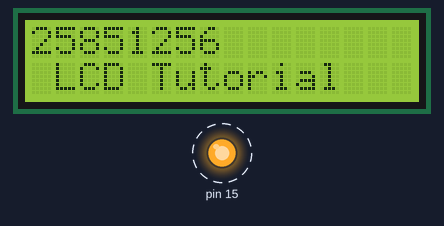
The sketch below on a simulated Arduino Uno, built with avr-gcc and run on an emulated ATmega328P. Parts: 16×2 character LCD, output pins drawn as LEDs (lit = HIGH). Dashed ring = blinking.

Above: at 0.1 s.
Timing chart, 0 to 130.0 s (numbered marks = the images above):
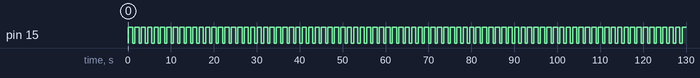

The sketch:

test_oled.ino
```cpp
//  подключаем библиотеку LiquidCrystal:
#include <LiquidCrystal.h>

// Создаем LCD объект. Выводы: (rs, enable, d4, d5, d6, d7)
LiquidCrystal lcd(7, 6, 5, 4, 3, 2);

void setup()
{
  pinMode(15,OUTPUT);
  // устанавливаем количество столбцов и строк на дисплея:
  lcd.begin(16, 2);

  // Очищаем LCD дисплей
  lcd.clear();
}

void loop()
{
  // Печатаем сообщение на LCD.
lcd.print(25851256);

  // устанавливаем курсор на столбец 0, строка 1
  // (примечание: строка 1 - вторая строка, так как отсчет начинается с 0):
  lcd.setCursor(0, 1);
  // Печатаем сообщение на LCD.
  lcd.print(" LCD Tutorial");
  while(1<2)
  {digitalWrite(15,HIGH);
  delay(1000);
  digitalWrite(15,LOW);
  delay(500);
    }
}
```

Measured:
- by itself, pin 15: alternates HIGH for 1.0 s and LOW for 0.50 s
